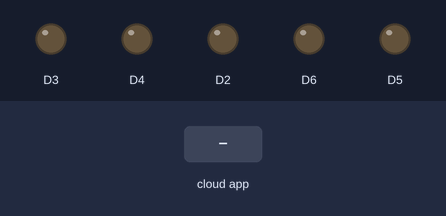
This sketch was run on a simulated ESP8266 (Wemos D1 mini). On the bench: output pins drawn as LEDs (lit = HIGH). The inputs (shaded band) are chosen by the test bench. WiFi joins after 1.5 s; servers stay silent unless stated.

Above: at 2.7 s.
2.8 s: the phone or cloud app sets led1 to 0
At 4.2 s:
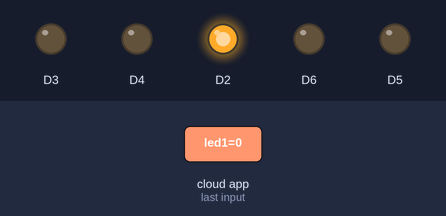
4.5 s: the phone or cloud app sets led2 to 0
At 5.4 s:
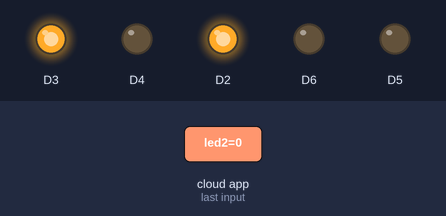
6.0 s: the phone or cloud app sets led3 to 0
At 6.5 s:
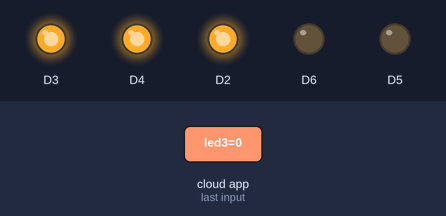
7.5 s: the phone or cloud app sets led4 to 0
At 8.7 s:
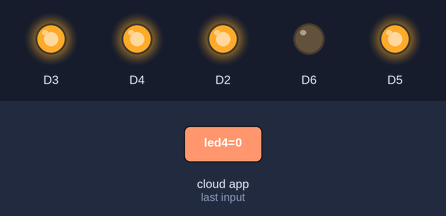
9.0 s: the phone or cloud app sets led1 to 1
At 10.0 s:
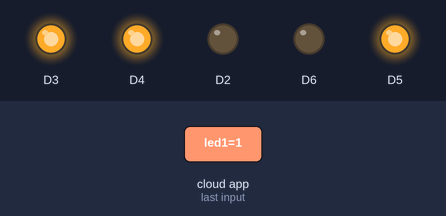
10.5 s: the phone or cloud app sets led2 to 1
At 11.2 s:
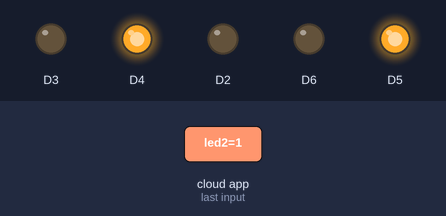
Timing chart, 0 to 13.0 s (numbered marks = the images above; inputs shaded):
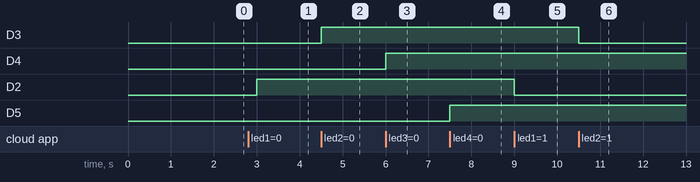

Measured:
- after the input at 2.8 s, D2: LOW → HIGH after 0.20 s
- after the input at 4.5 s, D3: LOW → HIGH at once
- after the input at 6.0 s, D4: LOW → HIGH at once
- after the input at 7.5 s, D5: LOW → HIGH at once
- after the input at 9.0 s, D2: HIGH → LOW at once
- after the input at 10.5 s, D3: HIGH → LOW at once

The sketch:

Automation_oct01a.ino
```cpp
#include "arduino_secrets.h"
/*
  Sketch generated by the Arduino IoT Cloud Thing "Untitled"
  https://create.arduino.cc/cloud/things/0a561726-ca16-430d-85d4-b28ada7b91e9

  Arduino IoT Cloud Variables description

  The following variables are automatically generated and updated when changes are made to the Thing

  CloudLight led1;
  CloudLight led2;
  CloudLight led3;
  CloudLight led4;

  Variables which are marked as READ/WRITE in the Cloud Thing will also have functions
  which are called when their values are changed from the Dashboard.
  These functions are generated with the Thing and added at the end of this sketch.
*/

#include "thingProperties.h"

void setup() {
  //myservo.attach(D8);
  //servoMain.attach();
  pinMode(D2,OUTPUT);
  pinMode(D3,OUTPUT);
  pinMode(D4,OUTPUT);
  pinMode(D5,OUTPUT);
  pinMode(D6,OUTPUT);

  // Initialize serial and wait for port to open:
  Serial.begin(9600);
  // This delay gives the chance to wait for a Serial Monitor without blocking if none is found
  delay(1500);
  digitalWrite(D2,LOW);
  digitalWrite(D3,LOW);
  digitalWrite(D4,LOW);
  digitalWrite(D5,LOW);

  // Defined in thingProperties.h
  initProperties();

  // Connect to Arduino IoT Cloud
  ArduinoCloud.begin(ArduinoIoTPreferredConnection);

  /*
     The following function allows you to obtain more information
     related to the state of network and IoT Cloud connection and errors
     the higher number the more granular information you’ll get.
     The default is 0 (only errors).
     Maximum is 4
 */
  setDebugMessageLevel(2);
  ArduinoCloud.printDebugInfo();
}

void loop() {
  ArduinoCloud.update();
  // Your code here
}


/*
  Since Led is READ_WRITE variable, onLedChange() is
  executed every time a new value is received from IoT Cloud.
*/
void onLedChange()  {

  // Add your code here to act upon Led change
}

/*
  Since Led1 is READ_WRITE variable, onLed1Change() is
  executed every time a new value is received from IoT Cloud.
*/
void onLed1Change()  {
  if(led1 == 0){
    digitalWrite(D2,HIGH);
  }else{
    digitalWrite(D2,LOW);
  }
  // Add your code here to act upon Led1 change
}

/*
  Since Led2 is READ_WRITE variable, onLed2Change() is
  executed every time a new value is received from IoT Cloud.
*/
void onLed2Change()  {
  if(led2 == 0){
    digitalWrite(D3,HIGH);
  }else{
    digitalWrite(D3,LOW);
  }
  // Add your code here to act upon Led2 change
}

/*
  Since Led3 is READ_WRITE variable, onLed3Change() is
  executed every time a new value is received from IoT Cloud.
*/
void onLed3Change()  {
  if(led3 == 0){
    digitalWrite(D4,HIGH);
  }else{
    digitalWrite(D4,LOW);
  }
  // Add your code here to act upon Led3 change
}


/*
  Since Position is READ_WRITE variable, onPositionChange() is
  executed every time a new value is received from IoT Cloud.
*/


void onHumidityChange() {
// Do something

}

void onMsgChange() {
// Do something
}

/*
  Since Led4 is READ_WRITE variable, onLed4Change() is
  executed every time a new value is received from IoT Cloud.
*/
void onLed4Change()  {
  if(led4 == 0){
    digitalWrite(D5,HIGH);
  }else{
    digitalWrite(D5,LOW);
  }
  // Add your code here to act upon Led4 change
}

/*
  Since Led5 is READ_WRITE variable, onLed5Change() is
  executed every time a new value is received from IoT Cloud.
*/
```

arduino_secrets.h
```cpp
#define SECRET_SSID ""
#define SECRET_OPTIONAL_PASS ""
#define SECRET_DEVICE_KEY ""
```

thingProperties.h
```cpp
// Code generated by Arduino IoT Cloud, DO NOT EDIT.

#include <ArduinoIoTCloud.h>
#include <Arduino_ConnectionHandler.h>

const char DEVICE_LOGIN_NAME[]  = "bf15dfcd-3c2c-4fb0-9f81-fd3b7e6ab9a6";

const char SSID[]               = SECRET_SSID;    // Network SSID (name)
const char PASS[]               = SECRET_OPTIONAL_PASS;    // Network password (use for WPA, or use as key for WEP)
const char DEVICE_KEY[]  = SECRET_DEVICE_KEY;    // Secret device password

void onLed1Change();
void onLed2Change();
void onLed3Change();
void onLed4Change();

CloudLight led1;
CloudLight led2;
CloudLight led3;
CloudLight led4;

void initProperties(){

  ArduinoCloud.setBoardId(DEVICE_LOGIN_NAME);
  ArduinoCloud.setSecretDeviceKey(DEVICE_KEY);
  ArduinoCloud.addProperty(led1, READWRITE, ON_CHANGE, onLed1Change);
  ArduinoCloud.addProperty(led2, READWRITE, ON_CHANGE, onLed2Change);
  ArduinoCloud.addProperty(led3, READWRITE, ON_CHANGE, onLed3Change);
  ArduinoCloud.addProperty(led4, READWRITE, ON_CHANGE, onLed4Change, 1);

}

WiFiConnectionHandler ArduinoIoTPreferredConnection(SSID, PASS);
```
